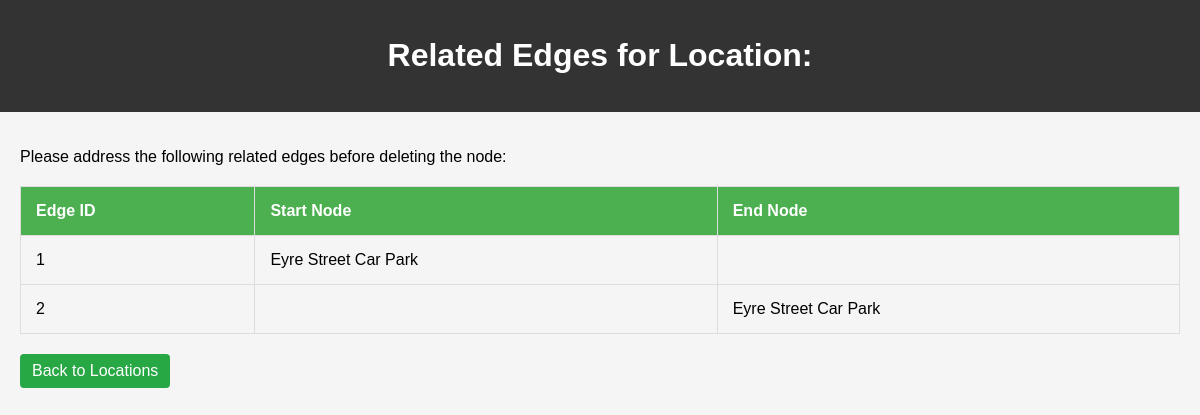
The app's page /Admin/viewRelatedEdges.php with its own data.
### tables this page shows
CREATE TABLE "Edges" (
	"edge_id"	INTEGER,
	"start_node_id"	INTEGER,
	"end_node_id"	INTEGER,
	"distance"	INTEGER,
	"image"	TEXT,
	"direction"	INTEGER,
	"notes"	TEXT,
	"accessibility_notes"	TEXT,
	FOREIGN KEY("end_node_id") REFERENCES "Node"("node_id"),
	FOREIGN KEY("start_node_id") REFERENCES "Node"("node_id"),
	PRIMARY KEY("edge_id")
);

### Admin/viewRelatedEdges.php (the view, shortened to what this page needs)
<?php
$db = new SQLite3("databasepractice.db");
$nodeId = isset($_GET['node_id']) ? intval($_GET['node_id']) : 0;
$stmt = $db->prepare('SELECT e.edge_id, ns.name AS start_node_name, ne.name AS end_node_name FROM Edges e JOIN Node ns ON e.start_node_id = ns.node_id JOIN Node ne ON e.end_node_id = ne.node_id WHERE e.start_node_id = :nodeId OR e.end_node_id = :nodeId');
$stmt->bindValue(':nodeId', $nodeId, SQLITE3_INTEGER);
$edgesResult = $stmt->execute();
$relatedEdges = [];
while ($edge = $edgesResult->fetchArray(SQLITE3_ASSOC)) {
    $relatedEdges[] = $edge;
}
$nodeName = '';
?>
<!DOCTYPE html>
<html lang="en">
<head>
    <link rel="stylesheet" href="../admincrud.css">
</head>
<body>
    <header>
        <h1>Related Edges for Location: <?= $nodeName; ?></h1>
    </header>
    <main>
        <?php if (!empty($relatedEdges)): ?>
            <p>Please address the following related edges before deleting the node:</p>
            <table>
                <thead>
                    <tr>
                        <th>Edge ID</th>
                        <th>Start Node</th>
                        <th>End Node</th>
                    </tr>
                </thead>
                <tbody>
                    <?php foreach ($relatedEdges as $edge): ?>
                    <tr>
                        <td><?= $edge['edge_id']; ?></td>
                        <td><?= $edge['start_node_name']; ?></td>
                        <td><?= $edge['end_node_name']; ?></td>
                    </tr>
                    <?php endforeach; ?>
                </tbody>
            </table>
            <?php endif; ?>
        <a href="admincrud.php">Back to Locations</a>
    </main>
</body>
</html>

### admincrud.css (style rules this page uses)
body { font-family: Arial, sans-serif; background-color: #f5f5f5; margin: 0; padding: 0; }
header { background-color: #333; color: white; text-align: center; padding: 1em 0; }
main { padding: 20px; }
table { width: 100%; border-collapse: collapse; margin-top: 20px; }
table, th, td { border: 1px solid #ddd; }
th, td { padding: 15px; text-align: left; }
th { background-color: #4CAF50; color: white; }
a { display: inline-block; background-color: #28a745; color: #ffffff; padding: 8px 12px; text-decoration: none; border-radius: 4px; margin-top: 20px; }

### records on screen
edges: edge_id "1", start_node_name "Eyre Street Car Park"
edges: edge_id "2", end_node_name "Eyre Street Car Park"
